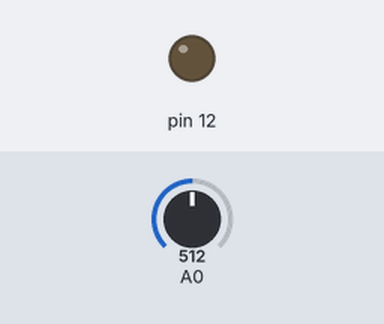
Simulated run of this sketch. Board: Arduino Uno, built with avr-gcc and run on an emulated ATmega328P. Parts: output pins drawn as LEDs (lit = HIGH). The test bench sets the inputs (shaded band); at power-on: A0 = 512. What the sketch prints to the serial monitor is not drawn.

Above: at 1.3 s.
1.4 s: A0 set to 682
2.9 s: A0 set to 710
At 3.7 s:
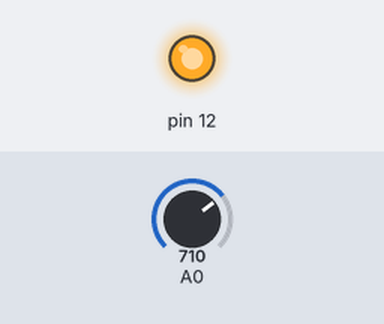
4.5 s: A0 set to 690
At 4.9 s:
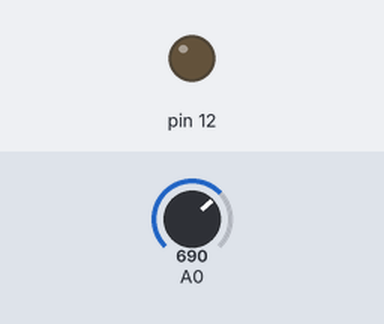
6.0 s: A0 set to 716
At 7.3 s:
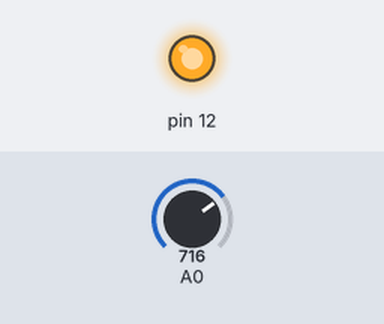
Timing chart, 0 to 8.5 s (numbered marks = the images above; inputs shaded):
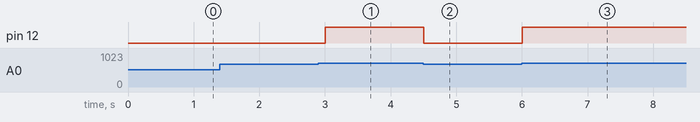

Measured:
- the behaviour switches between 700 and 701 on A0 (found by bisection; images 0 and 1)
- after the input at 1.4 s, every drawn part: stays the same
- after the input at 2.9 s, pin 12: LOW → HIGH after 0.10 s
- after the input at 4.5 s, pin 12: HIGH → LOW at once
- after the input at 6.0 s, pin 12: LOW → HIGH at once

The sketch:

micro.ino
```cpp
int Signal = 12;

void setup() {
  // put your setup code here, to run once:

  pinMode(12,OUTPUT);
  Serial.begin(9600);

}

void loop() {
  // put your main code here, to run repeatedly:

  int sensor = analogRead(A0);
  //Serial.print("digital value is: ");
  //Serial.println(sensor);
  if(sensor > 700){
    Serial.print("need water!");
    digitalWrite(12,HIGH);
    //delay(500);
  }
  else{
    Serial.print("enough water!");
    digitalWrite(12,LOW);
    //delay(500);
  }
  delay(500);

}
```
